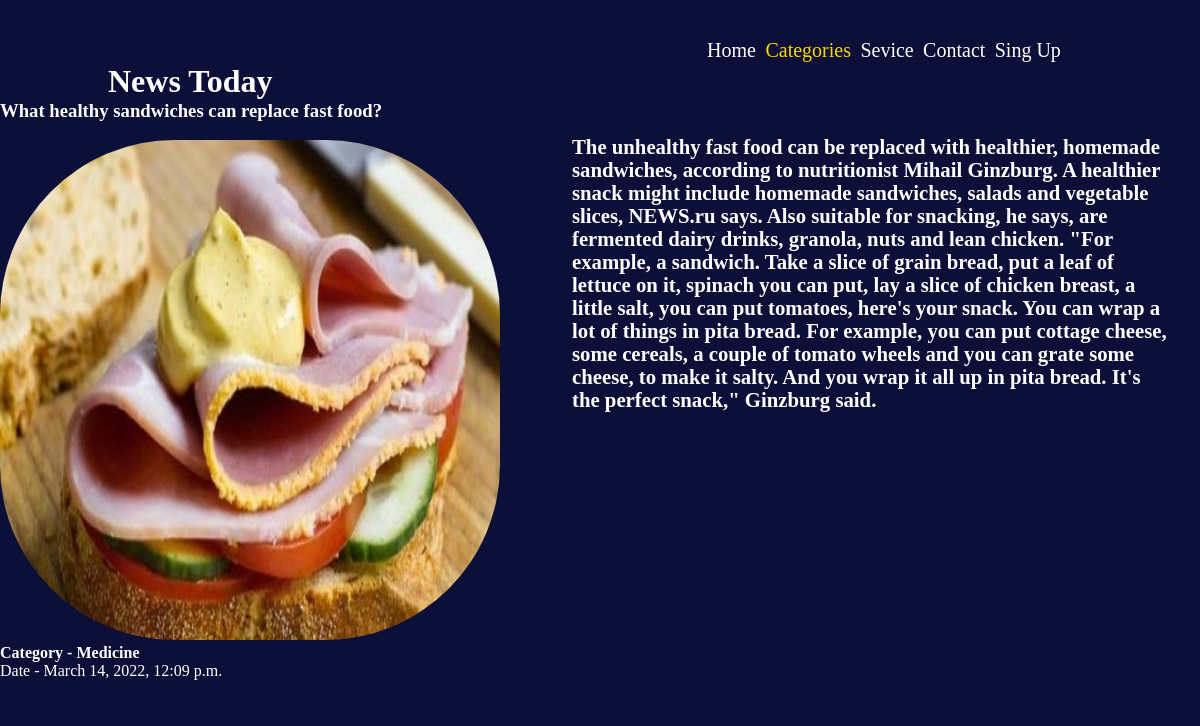
/post/what-healthy-sandwiches-can-replace-fast-food-4/, run on the app's committed database.
### polls/models.py (models this page shows, shortened)
class News(models.Model):
	category = models.ForeignKey(Categories,on_delete=models.CASCADE, verbose_name='Main Category', related_name='main')
	aditional_category = models.ManyToManyField(Categories,blank=True,verbose_name='Aditional Category',related_name='aditional')
	name = models.CharField(max_length=300)
	slug = models.SlugField(max_length=350,unique=True)
	text = models.TextField(max_length=10000)
	date = models.DateTimeField(auto_now=True)
	photo = models.ImageField(upload_to='photos')
	public = models.BooleanField(default=True)
	class Meta:
		verbose_name = 'News'
		verbose_name_plural = 'Posts'

class Categories(models.Model):
	name = models.CharField(max_length=100)
	slug = models.SlugField(max_length=150)
	public = models.BooleanField(default=True)
	def __str__(self):
		return f"{self.name}"
	class Meta:
		verbose_name = 'Category'
		verbose_name_plural = 'Categories'

### polls/views.py (the view)
# urls.py: path('post/<slug:slug>/',NewsDetailView.as_view(), name = 'post'),
class NewsDetailView(Categories,DetailView):
	model = News
	template_name = 'post.html'
	context_object_name = 'News'
	def get_context_data(self, *, object_list=None, **kwargs):
		context = super().get_context_data(**kwargs)
		context['cat'] = Categories.objects.all()
		context['title'] = str(context['News'].name)
		return context

### templates/post.html (shortened to what this page needs)
<!DOCTYPE html>
{% load static %}
<html lang="en">
<head>
	<link rel="stylesheet" href="{% static 'css/style.css' %}">
</head>
<body style="background: #0C0F38;">
	<header>
		<div class="text">
			<h1><a href="{% url 'news'%}" class="texto">News Today</a></h1>
		</div>
		<div class="main">
			<ul>
				<li><a href="{% url 'news'%}" style="color: unset;">Home</a></li>
				<li><a href="{% url 'cat' %}" style="color: gold;">Categories</a></li>
				<li><a href="#">Sevice</a></li>
				<li><a href="#">Contact</a></li>
				<li><a href="#">Sing Up</a></li>
			</ul>
		</div>
	</header>
	<div class="container"><br>
		<div class="conto">
			<h3 class="name">{{News.name}}</h3><br>
			<img src="{{News.photo.url}}" height="500px" alt="">
			<h4>Category - {{News.category}}</h4>
			<p>Date - {{News.date}}</p><br>
		</div>
		<div class="textik">
			<h5>{{News.text}}</h5>
		</div>
	</div>
</body>
</html>

### static/css/style.css (style rules this page uses)
* { margin: 0; box-sizing: border-box; }
header { width: 100%; height: 100px; background: #0C0F38; color: white; display: flex; }
.text { width: 50%; height: 100%; display: flex; margin-left: 9%; align-items: flex-end; }
.text h1 { cursor: pointer; }
.main { width: 80%; height: 100%; font-size: 20px; display: flex; align-items: center; justify-content: center; z-index: 3; }
.main ul { width: 60%; display: flex; justify-content: space-around; }
.main li:first-child a { color: gold; }
.main li { list-style-type: none; }
.main a { color: white; text-decoration: none; transition: .5s; }
.texto { text-decoration: none; color: white; }
.textik { width: 50%; height: 100%; display: flex; margin-left: 6%; margin-top: 3%; font-size: 25px; align-items: flex-end; }
.container { height: 100%; background: #0C0F38; color: white; display: flex; }
.container h4,p { margin: auto; }
.container img { border-radius: 35%; width: 500px; height: 500px; }

### data on the page
News: name "What healthy sandwiches can replace fast food?", photo (picture), category "Medicine", date "March 14, 2022, 12:09 p.m.", text "The unhealthy fast food can be replaced with healthier, homemade sandwiches, according to nutritionist Mihail Ginzburg. A healthier snack might include homemade sandwiches, salads and vegetable slices, NEWS.ru says. Also suitable for snacking, he says, are fermented dairy drinks, granola, nuts and lean chicken. \"For example, a sandwich. Take a slice of grain bread, put a leaf of lettuce on it, spinach you can put, lay a slice of chicken breast, a little salt, you can put tomatoes, here's your snack. You can wrap a lot of things in pita bread. For example, you can put cottage cheese, some cereals, a couple of tomato wheels and you can grate some cheese, to make it salty. And you wrap it all…"
